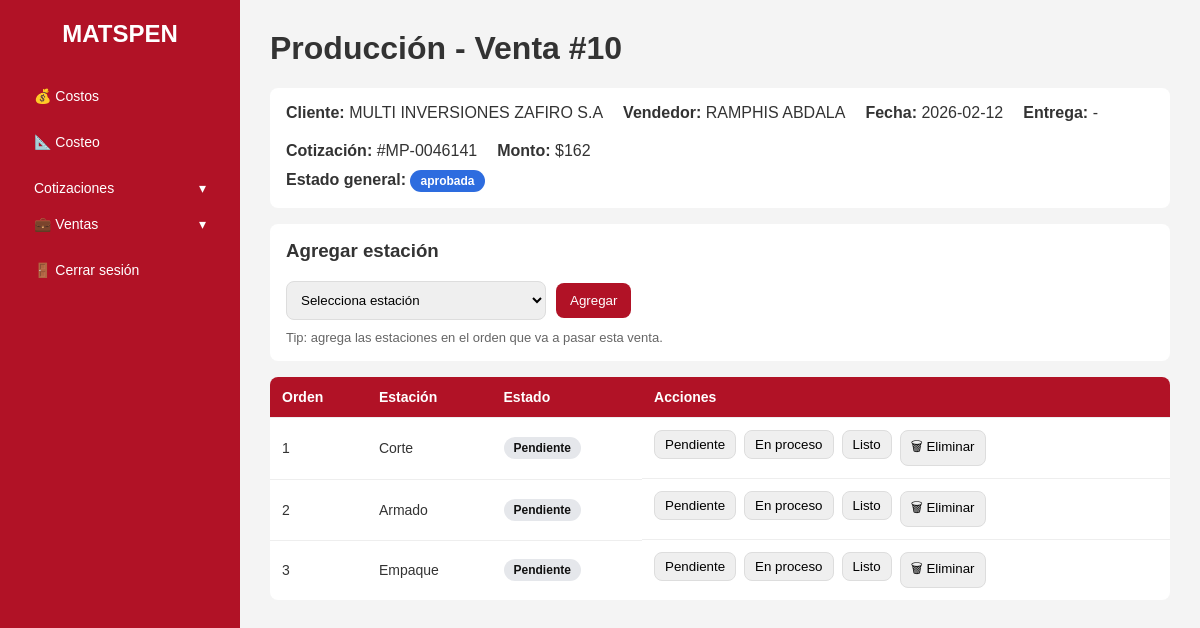
Page /ventas/10/produccion (signed in) on the earlier database version.
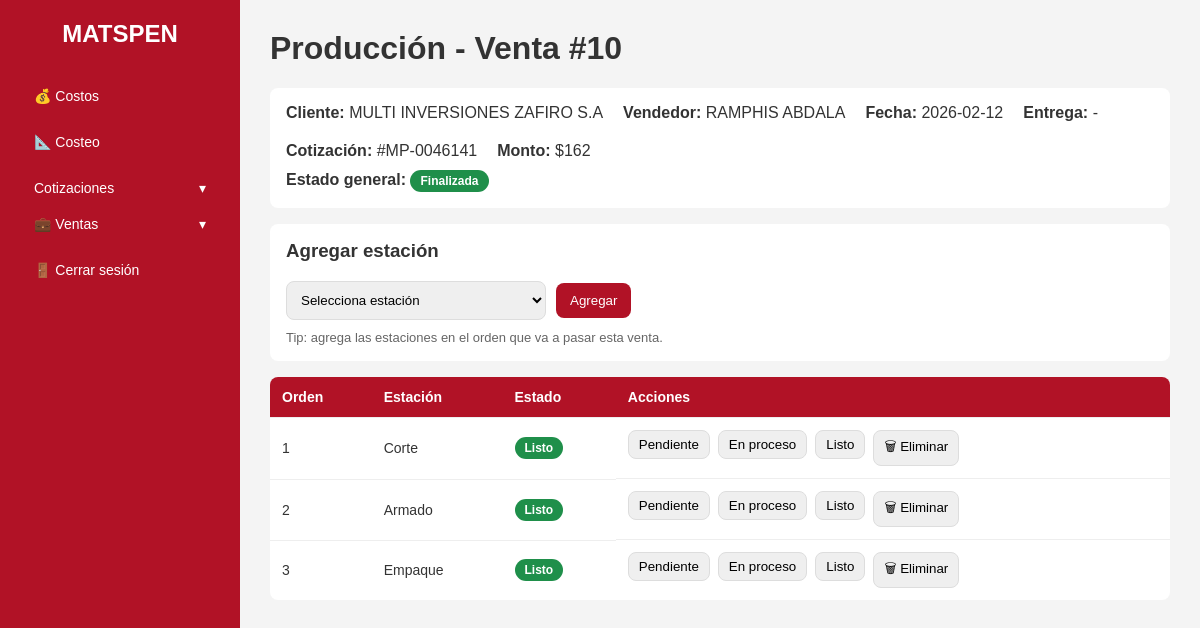
Same page on the later database version.
### tables this page shows
CREATE TABLE ventas(id INTEGER PRIMARY KEY AUTOINCREMENT, fecha TEXT NOT NULL, vendedor TEXT NOT NULL, cliente TEXT NOT NULL, mont INTEGER NOT NULL, cotizacion TEXT NOT NULL, estado TEXT DEFAULT 'Aprobada');

CREATE TABLE produccion_lineas (
  id INTEGER PRIMARY KEY AUTOINCREMENT,
  venta_id INTEGER NOT NULL,
  estacion_id INTEGER NOT NULL,

  orden INTEGER NOT NULL,                         -- orden dentro de la venta
  estado TEXT NOT NULL DEFAULT 'pendiente',       -- pendiente/en_proceso/listo
  notas TEXT,
  fecha_creada TEXT DEFAULT CURRENT_TIMESTAMP,

  FOREIGN KEY (venta_id) REFERENCES ventas(id) ON DELETE CASCADE,
  FOREIGN KEY (estacion_id) REFERENCES estaciones(id)
);

CREATE TABLE estaciones( id INTEGER PRIMARY KEY AUTOINCREMENT, nombre TEXT NOT NULL UNIQUE, orden INTEGER NOT NULL);

### app.py (the view)
@app.route("/ventas/<int:venta_id>/produccion")
def ventas_produccion(venta_id):
    if "user_id" not in session:
        return redirect(url_for("login"))
    conn = get_db_connection()
    venta = conn.execute("SELECT * FROM ventas WHERE id =? ",(venta_id,)).fetchone()
    if not venta:
        conn.close()
        flash("Venta no encontrada","danger")
        return redirect(url_for("ventas_monitoreo"))
    estaciones = conn.execute(""" SELECT * FROM estaciones ORDER BY orden ASC """).fetchall()
    lineas = conn.execute("""
        SELECT pl.*, e.nombre AS estacion_nombre
        FROM produccion_lineas pl
        JOIN estaciones e ON e.id = pl.estacion_id
        WHERE pl.venta_id = ?
        ORDER BY pl.orden ASC, pl.id ASC
    """, (venta_id,)).fetchall()
    conn.close()
    return render_template(
        "ventas_produccion.html",
        venta=venta,
        estaciones=estaciones,
        lineas=lineas
    )

### database.py (called while the page is built)
def get_db_connection():
    conn = sqlite3.connect(DB_PATH)
    conn.row_factory = sqlite3.Row
    return conn

### templates/ventas_produccion.html (shortened to what this page needs)
{% extends "base.html" %}
{% block content %}
<h1>Producción - Venta #{{ venta.id }}</h1>
<div style="background:white; padding:16px; border-radius:8px; margin-bottom:16px;">
  <div style="display:flex; gap:20px; flex-wrap:wrap;">
    <div><b>Cliente:</b> {{ venta.cliente }}</div>
    <div><b>Vendedor:</b> {{ venta.vendedor }}</div>
    <div><b>Fecha:</b> {{ venta.fecha }}</div>
    <div><b>Entrega:</b> {{ venta.fecha_entrega if venta.fecha_entrega else '-' }}</div>
    <div><b>Cotización:</b> #{{ venta.cotizacion }}</div>
    <div><b>Monto:</b> ${{ venta.mont }}</div>
  </div>
  <div style="margin-top:10px;">
    <b>Estado general:</b>
    {% if venta.estado == 'finalizada' %}
      <span class="badge badge-ok">Finalizada</span>
    {% elif venta.estado == 'en_proceso' %}
      <span class="badge badge-warning">En proceso</span>
    {% else %}
      <span class="badge badge-info">{{ venta.estado }}</span>
    {% endif %}
  </div>
</div>
<div style="background:white; padding:16px; border-radius:8px; margin-bottom:16px;">
  <h3 style="margin-top:0;">Agregar estación</h3>
  <form method="post" action="{{ url_for('agregar_estacion_a_venta', venta_id=venta.id) }}"
        style="display:flex; gap:10px; flex-wrap:wrap; align-items:center;">
    <select name="estacion_id" required style="padding:10px; border-radius:8px; border:1px solid #ddd; min-width:260px;">
      <option value="">Selecciona estación</option>
    </select>
    <button type="submit"
            style="padding:10px 14px; border:none; border-radius:8px; background:#b11226; color:white; cursor:pointer;">
      Agregar
    </button>
  </form>
  <p style="margin:10px 0 0; color:#666; font-size:13px;">
    Tip: agrega las estaciones en el orden que va a pasar esta venta.
  </p>
</div>
<table>
  <thead class="table-head">
    <tr>
      <th>Orden</th>
      <th>Estación</th>
      <th>Estado</th>
      <th>Acciones</th>
    </tr>
  </thead>
  <tbody>
    {% if lineas %}
      {% for l in lineas %}
      <tr>
        <td>{{ l.orden }}</td>
        <td>{{ l.estacion_nombre }}</td>
        <td>
          {% if l.estado == 'listo' %}
            <span class="badge badge-ok">Listo</span>
          {% elif l.estado == 'en_proceso' %}
            <span class="badge badge-warning">En proceso</span>
          {% else %}
            <span class="badge badge-muted">Pendiente</span>
          {% endif %}
        </td>
        <td style="display:flex; gap:8px; flex-wrap:wrap;">
          <form method="post" action="{{ url_for('actualizar_estado_linea', venta_id=venta.id, linea_id=l.id) }}">
            <button type="submit" style="padding:6px 10px; border-radius:8px; border:1px solid #ddd; cursor:pointer;">
              Pendiente
            </button>
          </form>
          <form method="post" action="{{ url_for('actualizar_estado_linea', venta_id=venta.id, linea_id=l.id) }}">
            <button type="submit" style="padding:6px 10px; border-radius:8px; border:1px solid #ddd; cursor:pointer;">
              En proceso
            </button>
          </form>
          <form method="post" action="{{ url_for('actualizar_estado_linea', venta_id=venta.id, linea_id=l.id) }}">
            <button type="submit" style="padding:6px 10px; border-radius:8px; border:1px solid #ddd; cursor:pointer;">
              Listo
            </button>
          </form>
          <form method="post"
                action="{{ url_for('eliminar_linea_produccion', venta_id=venta.id, linea_id=l.id) }}"
                onsubmit="return confirm('¿Eliminar esta estación de la venta?');">
            <button type="submit"
                    style="padding:6px 10px; border-radius:8px; border:1px solid #ddd; cursor:pointer;">
              🗑 Eliminar
            </button>
          </form>
        </td>
      </tr>
      {% endfor %}
    {% else %}
      <tr>
        <td colspan="4" style="text-align:center; padding:18px;">
          Esta venta aún no tiene estaciones. Agrega estaciones arriba.
        </td>
      </tr>
    {% endif %}
  </tbody>
</table>
{% endblock %}

Differences in the rows shown:
changed ventas "MULTI INVERSIONES ZAFIRO S.A": estado "aprobada" → (not shown)
changed produccion_lineas "Corte": estado "Pendiente" → "Listo"
changed produccion_lineas "Armado": estado "Pendiente" → "Listo"
changed produccion_lineas "Empaque": estado "Pendiente" → "Listo"
Other differences:
text now shown: "Finalizada"
